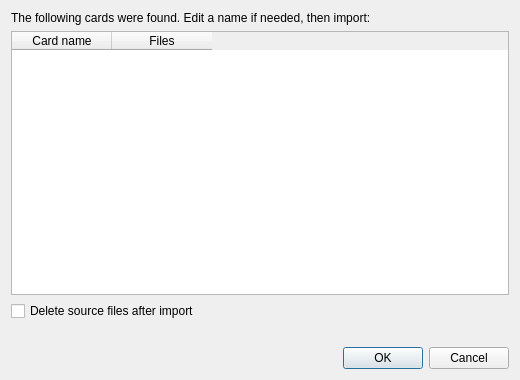
<?xml version="1.0" encoding="UTF-8"?>
<ui version="4.0">
 <class>FolderImportDialog</class>
 <widget class="QDialog" name="FolderImportDialog">
  <property name="geometry">
   <rect>
    <x>0</x>
    <y>0</y>
    <width>520</width>
    <height>380</height>
   </rect>
  </property>
  <property name="windowTitle">
   <string>Import from Folder</string>
  </property>
  <layout class="QVBoxLayout" name="root_layout">
   <item>
    <widget class="QLabel" name="title_label">
     <property name="text">
      <string>The following cards were found. Edit a name if needed, then import:</string>
     </property>
     <property name="wordWrap">
      <bool>true</bool>
     </property>
    </widget>
   </item>
   <item>
    <widget class="QTableWidget" name="card_table">
     <property name="selectionBehavior">
      <enum>QAbstractItemView::SelectionBehavior::SelectRows</enum>
     </property>
     <property name="alternatingRowColors">
      <bool>true</bool>
     </property>
     <property name="columnCount">
      <number>2</number>
     </property>
     <column>
      <property name="text">
       <string>Card name</string>
      </property>
     </column>
     <column>
      <property name="text">
       <string>Files</string>
      </property>
     </column>
    </widget>
   </item>
   <item>
    <widget class="QCheckBox" name="clear_after_check">
     <property name="text">
      <string>Delete source files after import</string>
     </property>
    </widget>
   </item>
   <item>
    <widget class="QLabel" name="validation_label">
     <property name="styleSheet">
      <string>color: #c0392b;</string>
     </property>
     <property name="text">
      <string/>
     </property>
     <property name="wordWrap">
      <bool>true</bool>
     </property>
    </widget>
   </item>
   <item>
    <widget class="QDialogButtonBox" name="button_box">
     <property name="standardButtons">
      <set>QDialogButtonBox::StandardButton::Cancel|QDialogButtonBox::StandardButton::Ok</set>
     </property>
    </widget>
   </item>
  </layout>
 </widget>
 <resources/>
 <connections>
  <connection>
   <sender>button_box</sender>
   <signal>accepted()</signal>
   <receiver>FolderImportDialog</receiver>
   <slot>accept()</slot>
   <hints>
    <hint type="sourcelabel">
     <x>260</x>
     <y>350</y>
    </hint>
    <hint type="destinationlabel">
     <x>260</x>
     <y>190</y>
    </hint>
   </hints>
  </connection>
  <connection>
   <sender>button_box</sender>
   <signal>rejected()</signal>
   <receiver>FolderImportDialog</receiver>
   <slot>reject()</slot>
   <hints>
    <hint type="sourcelabel">
     <x>260</x>
     <y>350</y>
    </hint>
    <hint type="destinationlabel">
     <x>260</x>
     <y>190</y>
    </hint>
   </hints>
  </connection>
 </connections>
</ui>
